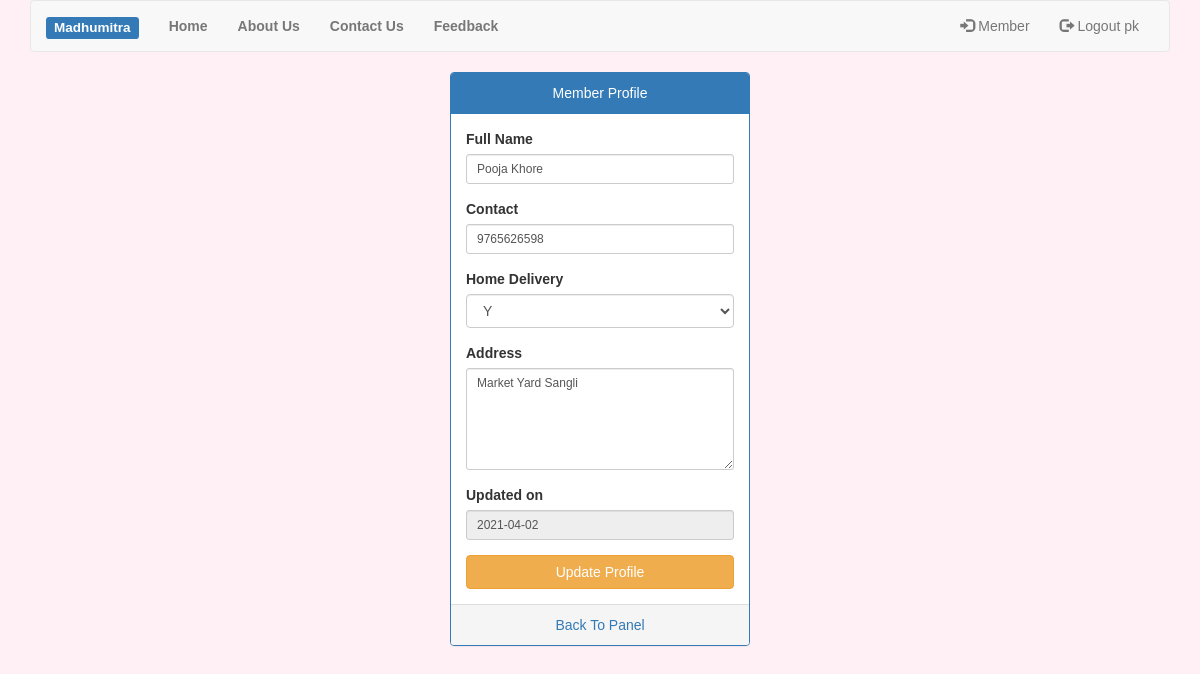
The app's page /member_profile.php (signed in) with its own data.
### tables this page shows
CREATE TABLE IF NOT EXISTS `member_profile` (
  `m_uname` varchar(30) NOT NULL,
  `fullname` varchar(30) NOT NULL,
  `contact` varchar(100) NOT NULL,
  `address` varchar(50) NOT NULL,
  `delivery` varchar(30) DEFAULT NULL,
  `udate` date DEFAULT NULL,
  PRIMARY KEY (`m_uname`)
);

### member_profile.php (the view, shortened to what this page needs)
<?php
include "header.php";
?>
<div class="panel panel-primary" style="max-width:300px;margin:auto">
		<div class="panel-heading">
			<center>Member Profile</center>
		</div>
		<div class="panel-body panel-center">
<?php
include "dbi.php";
if(!empty($uname))
{
	$result=mysqli_query($con,"select * from member_profile where m_uname='$uname'");
	if($row=mysqli_fetch_array($result))
	{
		$fullname=$row["fullname"];
		$contact=$row["contact"];
		$address=$row["address"];
		$delivery=$row["delivery"];
		$udt=$row["udate"];
	}
	else
	{
		$fullname=""; $contact=""; $address=""; $delivery=""; $utd="";
	}
}
?>
<form action="update_mprofile.php" method="post">
<div class="form-group">
<label for="contactField">Full Name</label>
<input type="text" class="form-control input-sm"  value="<?php echo $fullname; ?>" name="fullname" required placeholder="Full name" />
</div>
<div class="form-group">
<label for="contactField">Contact</label>
<input type="text" class="form-control input-sm" value="<?php echo $contact; ?>" name="contact" required placeholder="Contact" />
</div>
<div class="form-group">
<label for="deliveryField">Home Delivery</label>
<select class="form-control" value="<?php echo $delivery; ?>" name="delivery">
		<option <?php echo ($delivery=='Y')?'selected':''; ?>>Y</option>
</select>
</div>
<div class="form-group">
<label for="addressField">Address</label>
<textarea class="form-control input-sm" rows="5"  name="address" required placeholder="Address"><?php echo $address; ?></textarea>
</div>
<div class="form-group">
<label for="nameField">Updated on</label>
<input type="text" readonly class="form-control input-sm" value="<?php echo $udt; ?>"  name="udate" required placeholder="Updated Date" />
</div>
<input type="submit" class="btn btn-warning btn-block" value="Update Profile" />
</form>
</div>
	<div class="panel-footer text-center">
		<a href="member.php">Back To Panel</a>
	</div>
</div>
<?php
include "footer.php";
?>

### header.php (style rules this page uses)
body { margin: 0; padding: 0; background :#FFFFFF; background-size: cover; background-position: center; font-family: sans-serif; }

### member_profile.php (style rules this page uses)
body { margin: 0; padding: 0; background-color : #FFF0F5; background-size: cover; background-position: center; font-family: sans-serif; }

### records on screen
member_profile: fullname "Pooja Khore", contact "9765626598", delivery "Y", address "Market Yard Sangli", udate "2021-04-02"

### other values on screen
$uname "pk"
